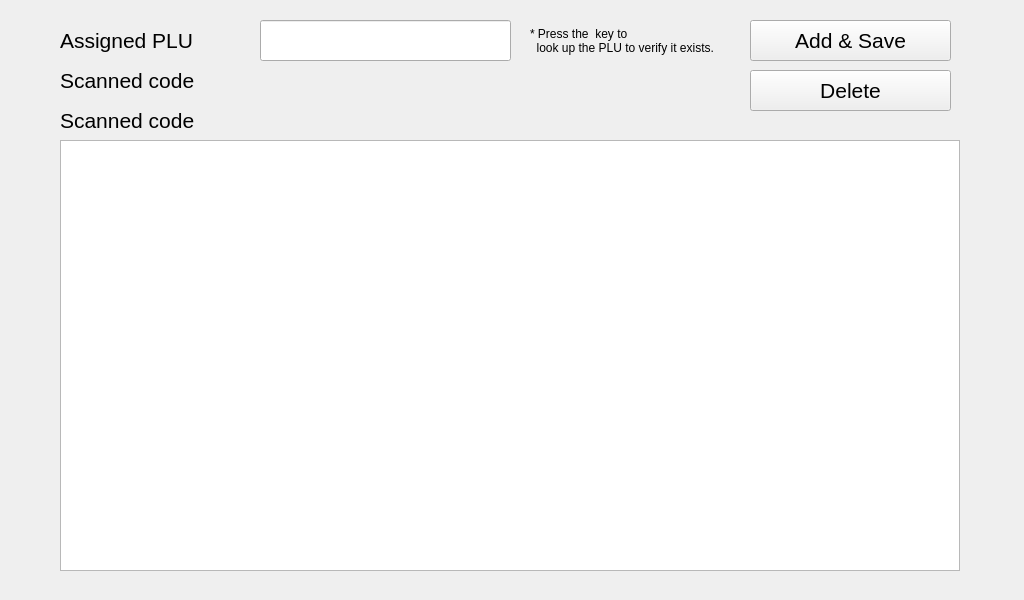
<?xml version="1.0" encoding="UTF-8"?>
<ui version="4.0">
 <class>SuperScannedCodes</class>
 <widget class="QWidget" name="SuperScannedCodes">
  <property name="geometry">
   <rect>
    <x>0</x>
    <y>0</y>
    <width>1024</width>
    <height>600</height>
   </rect>
  </property>
  <property name="windowTitle">
   <string>Dialog</string>
  </property>
  <widget class="QTableWidget" name="tblScannedCodes">
   <property name="geometry">
    <rect>
     <x>60</x>
     <y>140</y>
     <width>900</width>
     <height>431</height>
    </rect>
   </property>
   <property name="sizePolicy">
    <sizepolicy hsizetype="Fixed" vsizetype="Fixed">
     <horstretch>0</horstretch>
     <verstretch>0</verstretch>
    </sizepolicy>
   </property>
   <property name="minimumSize">
    <size>
     <width>900</width>
     <height>431</height>
    </size>
   </property>
   <property name="maximumSize">
    <size>
     <width>900</width>
     <height>431</height>
    </size>
   </property>
   <property name="font">
    <font>
     <pointsize>16</pointsize>
    </font>
   </property>
   <property name="toolTip">
    <string notr="true"/>
   </property>
   <property name="autoFillBackground">
    <bool>true</bool>
   </property>
   <property name="styleSheet">
    <string notr="true"/>
   </property>
   <property name="horizontalScrollBarPolicy">
    <enum>Qt::ScrollBarAlwaysOff</enum>
   </property>
   <property name="editTriggers">
    <set>QAbstractItemView::NoEditTriggers</set>
   </property>
   <property name="alternatingRowColors">
    <bool>false</bool>
   </property>
   <property name="selectionMode">
    <enum>QAbstractItemView::SingleSelection</enum>
   </property>
   <property name="selectionBehavior">
    <enum>QAbstractItemView::SelectRows</enum>
   </property>
   <property name="sortingEnabled">
    <bool>true</bool>
   </property>
   <property name="wordWrap">
    <bool>false</bool>
   </property>
   <property name="columnCount">
    <number>0</number>
   </property>
   <attribute name="horizontalHeaderShowSortIndicator" stdset="0">
    <bool>true</bool>
   </attribute>
   <attribute name="horizontalHeaderStretchLastSection">
    <bool>true</bool>
   </attribute>
   <attribute name="verticalHeaderVisible">
    <bool>false</bool>
   </attribute>
   <attribute name="verticalHeaderCascadingSectionResizes">
    <bool>true</bool>
   </attribute>
   <attribute name="verticalHeaderDefaultSectionSize">
    <number>50</number>
   </attribute>
   <attribute name="verticalHeaderHighlightSections">
    <bool>true</bool>
   </attribute>
   <attribute name="verticalHeaderMinimumSectionSize">
    <number>50</number>
   </attribute>
   <attribute name="verticalHeaderStretchLastSection">
    <bool>false</bool>
   </attribute>
  </widget>
  <widget class="QLabel" name="lblScannedCode">
   <property name="geometry">
    <rect>
     <x>60</x>
     <y>60</y>
     <width>191</width>
     <height>41</height>
    </rect>
   </property>
   <property name="sizePolicy">
    <sizepolicy hsizetype="Fixed" vsizetype="Fixed">
     <horstretch>0</horstretch>
     <verstretch>0</verstretch>
    </sizepolicy>
   </property>
   <property name="minimumSize">
    <size>
     <width>91</width>
     <height>41</height>
    </size>
   </property>
   <property name="maximumSize">
    <size>
     <width>241</width>
     <height>41</height>
    </size>
   </property>
   <property name="font">
    <font>
     <pointsize>16</pointsize>
    </font>
   </property>
   <property name="text">
    <string>Scanned code</string>
   </property>
  </widget>
  <widget class="QPushButton" name="butDeleteButton">
   <property name="geometry">
    <rect>
     <x>750</x>
     <y>70</y>
     <width>201</width>
     <height>41</height>
    </rect>
   </property>
   <property name="sizePolicy">
    <sizepolicy hsizetype="Fixed" vsizetype="Fixed">
     <horstretch>0</horstretch>
     <verstretch>0</verstretch>
    </sizepolicy>
   </property>
   <property name="minimumSize">
    <size>
     <width>201</width>
     <height>41</height>
    </size>
   </property>
   <property name="maximumSize">
    <size>
     <width>251</width>
     <height>51</height>
    </size>
   </property>
   <property name="font">
    <font>
     <pointsize>16</pointsize>
    </font>
   </property>
   <property name="text">
    <string>Delete</string>
   </property>
  </widget>
  <widget class="QLabel" name="txtScannedCode">
   <property name="geometry">
    <rect>
     <x>260</x>
     <y>60</y>
     <width>341</width>
     <height>41</height>
    </rect>
   </property>
   <property name="sizePolicy">
    <sizepolicy hsizetype="Fixed" vsizetype="Fixed">
     <horstretch>0</horstretch>
     <verstretch>0</verstretch>
    </sizepolicy>
   </property>
   <property name="minimumSize">
    <size>
     <width>91</width>
     <height>41</height>
    </size>
   </property>
   <property name="maximumSize">
    <size>
     <width>1001</width>
     <height>41</height>
    </size>
   </property>
   <property name="font">
    <font>
     <pointsize>16</pointsize>
    </font>
   </property>
   <property name="frameShape">
    <enum>QFrame::NoFrame</enum>
   </property>
   <property name="text">
    <string/>
   </property>
  </widget>
  <widget class="QLabel" name="lblAssignedPlu">
   <property name="geometry">
    <rect>
     <x>60</x>
     <y>20</y>
     <width>191</width>
     <height>41</height>
    </rect>
   </property>
   <property name="sizePolicy">
    <sizepolicy hsizetype="Fixed" vsizetype="Fixed">
     <horstretch>0</horstretch>
     <verstretch>0</verstretch>
    </sizepolicy>
   </property>
   <property name="minimumSize">
    <size>
     <width>91</width>
     <height>41</height>
    </size>
   </property>
   <property name="maximumSize">
    <size>
     <width>241</width>
     <height>41</height>
    </size>
   </property>
   <property name="font">
    <font>
     <pointsize>16</pointsize>
    </font>
   </property>
   <property name="text">
    <string>Assigned PLU</string>
   </property>
  </widget>
  <widget class="hobart::numericLineEdit" name="txtAssignedPlu">
   <property name="geometry">
    <rect>
     <x>260</x>
     <y>20</y>
     <width>251</width>
     <height>41</height>
    </rect>
   </property>
   <property name="sizePolicy">
    <sizepolicy hsizetype="Fixed" vsizetype="Fixed">
     <horstretch>0</horstretch>
     <verstretch>0</verstretch>
    </sizepolicy>
   </property>
   <property name="minimumSize">
    <size>
     <width>191</width>
     <height>41</height>
    </size>
   </property>
   <property name="maximumSize">
    <size>
     <width>1001</width>
     <height>41</height>
    </size>
   </property>
   <property name="font">
    <font>
     <pointsize>16</pointsize>
    </font>
   </property>
   <property name="toolTip">
    <string notr="true"/>
   </property>
   <property name="statusTip">
    <string notr="true"/>
   </property>
   <property name="inputMask">
    <string notr="true"/>
   </property>
   <property name="text">
    <string notr="true"/>
   </property>
   <property name="maxLength">
    <number>7</number>
   </property>
  </widget>
  <widget class="QPushButton" name="butAddButton">
   <property name="geometry">
    <rect>
     <x>750</x>
     <y>20</y>
     <width>201</width>
     <height>41</height>
    </rect>
   </property>
   <property name="sizePolicy">
    <sizepolicy hsizetype="Fixed" vsizetype="Fixed">
     <horstretch>0</horstretch>
     <verstretch>0</verstretch>
    </sizepolicy>
   </property>
   <property name="minimumSize">
    <size>
     <width>201</width>
     <height>41</height>
    </size>
   </property>
   <property name="maximumSize">
    <size>
     <width>251</width>
     <height>51</height>
    </size>
   </property>
   <property name="font">
    <font>
     <pointsize>16</pointsize>
    </font>
   </property>
   <property name="text">
    <string>Add &amp;&amp; Save</string>
   </property>
  </widget>
  <widget class="QLabel" name="txtDescription">
   <property name="geometry">
    <rect>
     <x>260</x>
     <y>100</y>
     <width>461</width>
     <height>41</height>
    </rect>
   </property>
   <property name="sizePolicy">
    <sizepolicy hsizetype="Fixed" vsizetype="Fixed">
     <horstretch>0</horstretch>
     <verstretch>0</verstretch>
    </sizepolicy>
   </property>
   <property name="minimumSize">
    <size>
     <width>91</width>
     <height>41</height>
    </size>
   </property>
   <property name="maximumSize">
    <size>
     <width>1001</width>
     <height>41</height>
    </size>
   </property>
   <property name="font">
    <font>
     <pointsize>16</pointsize>
    </font>
   </property>
   <property name="frameShape">
    <enum>QFrame::NoFrame</enum>
   </property>
   <property name="text">
    <string/>
   </property>
  </widget>
  <widget class="QLabel" name="lblScannedCode_2">
   <property name="geometry">
    <rect>
     <x>60</x>
     <y>100</y>
     <width>191</width>
     <height>41</height>
    </rect>
   </property>
   <property name="sizePolicy">
    <sizepolicy hsizetype="Fixed" vsizetype="Fixed">
     <horstretch>0</horstretch>
     <verstretch>0</verstretch>
    </sizepolicy>
   </property>
   <property name="minimumSize">
    <size>
     <width>91</width>
     <height>41</height>
    </size>
   </property>
   <property name="maximumSize">
    <size>
     <width>241</width>
     <height>41</height>
    </size>
   </property>
   <property name="font">
    <font>
     <pointsize>16</pointsize>
    </font>
   </property>
   <property name="text">
    <string>Scanned code</string>
   </property>
  </widget>
  <widget class="QLabel" name="lblHitEnter">
   <property name="geometry">
    <rect>
     <x>530</x>
     <y>20</y>
     <width>191</width>
     <height>41</height>
    </rect>
   </property>
   <property name="sizePolicy">
    <sizepolicy hsizetype="Fixed" vsizetype="Fixed">
     <horstretch>0</horstretch>
     <verstretch>0</verstretch>
    </sizepolicy>
   </property>
   <property name="minimumSize">
    <size>
     <width>91</width>
     <height>41</height>
    </size>
   </property>
   <property name="maximumSize">
    <size>
     <width>241</width>
     <height>41</height>
    </size>
   </property>
   <property name="font">
    <font>
     <pointsize>9</pointsize>
    </font>
   </property>
   <property name="text">
    <string>* Press the &lt;Enter&gt; key to
  look up the PLU to verify it exists.</string>
   </property>
   <property name="wordWrap">
    <bool>true</bool>
   </property>
  </widget>
 </widget>
 <customwidgets>
  <customwidget>
   <class>hobart::numericLineEdit</class>
   <extends>QLineEdit</extends>
   <header location="global">numericlineedit.h</header>
  </customwidget>
 </customwidgets>
 <resources/>
 <connections/>
</ui>
